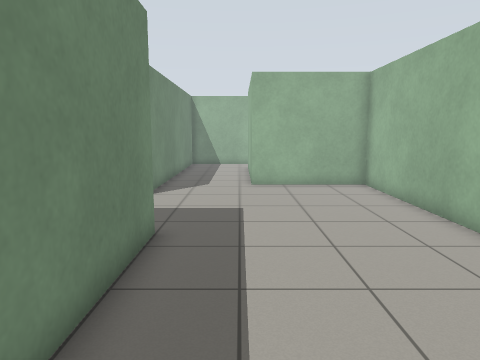
view 1 (above)

16 first-person views from a walk through a Gazebo world. The camera is 1.2 m above the floor, tilts 8° down and sees 70° across. The floor is counted in squares, 0.5 m on a side. Each view is taken from the middle of a square. On the plan, view 1 faces up. The plan holds only what a view shows up to about 19 squares ahead; the rest is blank.

view 2
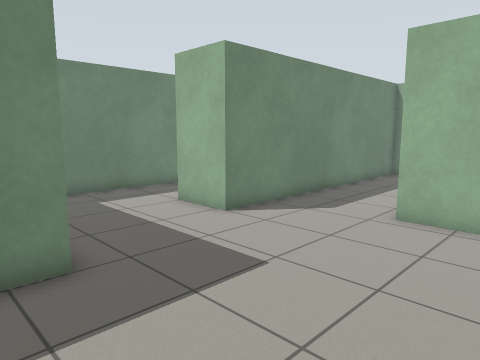

view 3
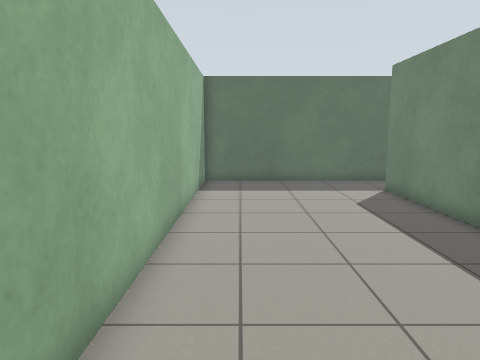

view 4
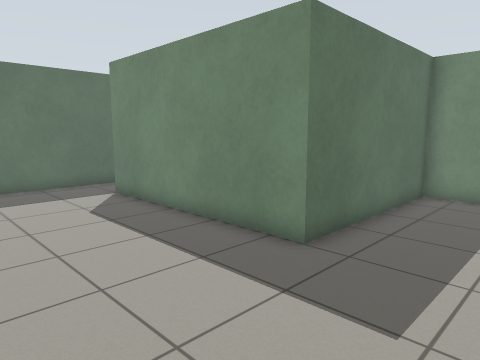

view 5
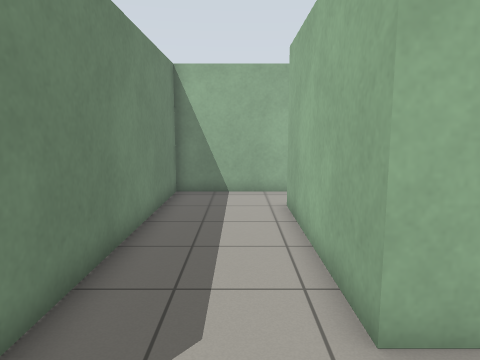

view 6
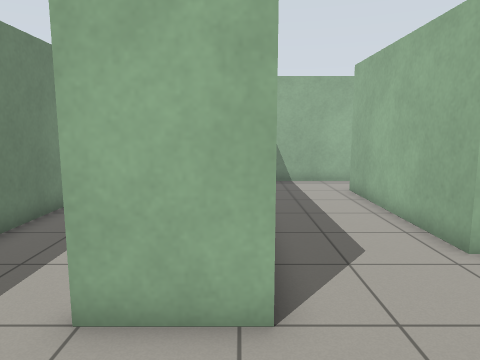

view 7
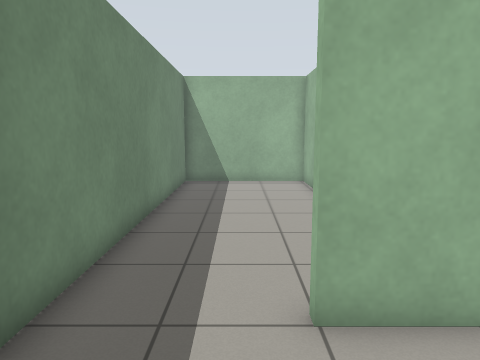

view 8
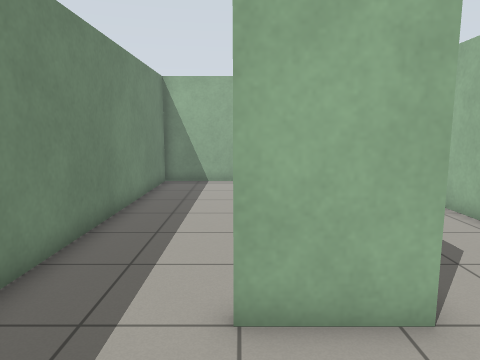

view 9
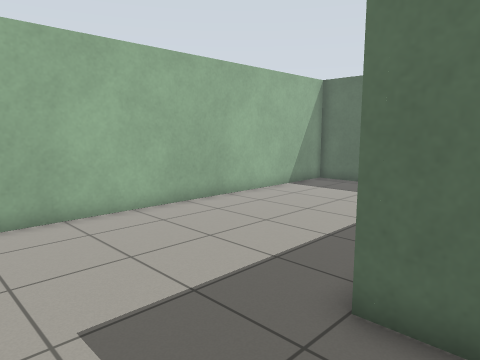

view 10
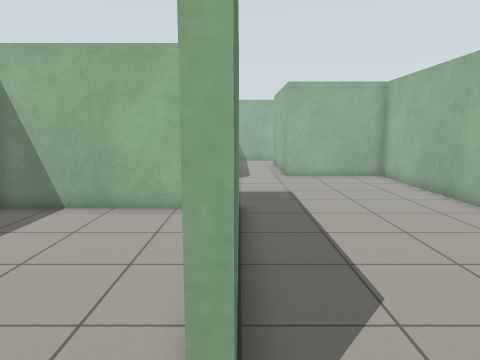

view 11
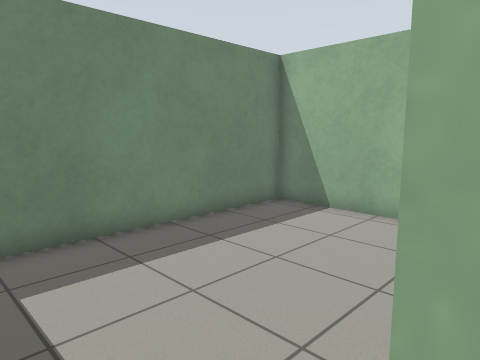

view 12
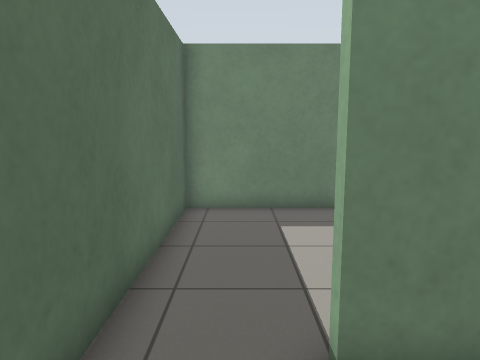

view 13
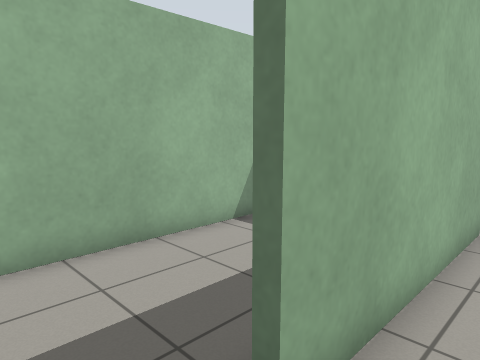

view 14
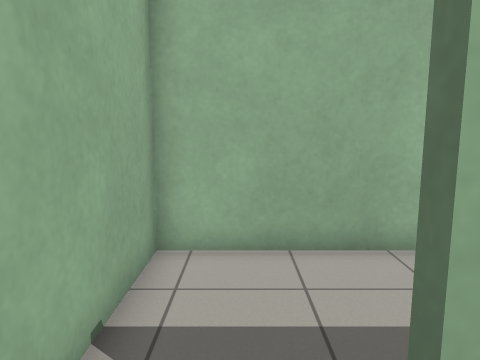

view 15
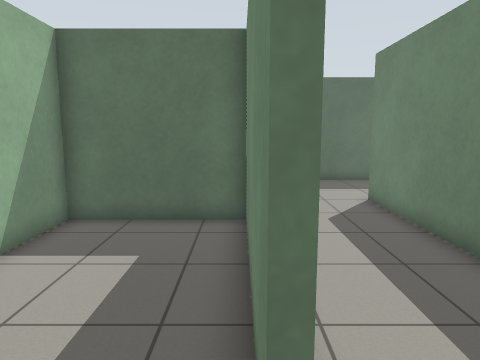

view 16
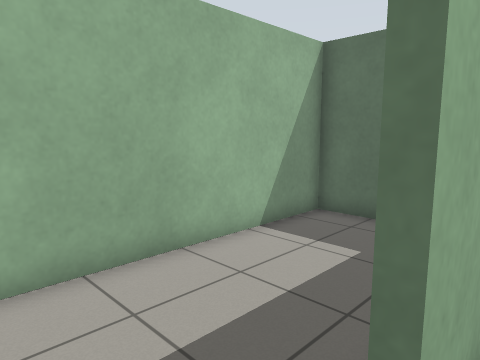

### Floor plan
Points are (right, up) in squares from view 1. A wall is a line through its corners. A room is listed if a view was taken in it or the views show most of it. See-through windows are left out.
Room 1 (views 1, 2, 3, 4, 5, 6, 7, 8, 9, 10, 11, 12, 13, 14, 16)
walls: (-9.7, 13.6) (-9.7, 7.9) (-2, 7.9) (-2, -1.1); (-2.5, -3.7) (5.7, -3.7) (5.7, 15.5) (0.5, 15.5) (0.5, 23.1); (0.6, 25.7) (-3.6, 25.7) (-3.6, 13) (-6.1, 13) (-6.1, 13.4)
ways out: opening at (1, 24.5) to room 2; opening at (-2, -2.5) to room 3; opening at (-8, 13) to room 4
Room 2 (view 15)
walls: (0.8, 23.1) (0.8, 15.8) (5.7, 15.8) (5.7, 25.7) (0.6, 25.7)
ways out: opening at (1, 24.5) to room 1
Room 3 (no view inside)
walls: (-3.7, 7.6) (-9.7, 7.6) (-9.7, -3.7) (-2.5, -3.7)
ways out: opening at (-2, -2.5) to room 1
Room 4 (no view inside)
walls: (-3.9, 23.4) (-3.9, 25.7) (-9.7, 25.7) (-9.7, 13.6)
ways out: opening at (-8, 13) to room 1

Where each view was taken, in squares from view 1:
view 1: 0 up, 0 right, facing up
view 2: 6 up, 4 right, facing up-left
view 3: 13 up, 4 right, facing down
view 4: 12 up, 4 right, facing down-left
view 5: 12 up, 1 left, facing up
view 6: 9 up, 4 left, facing up
view 7: 9 up, 7 left, facing up
view 8: 9 up, 6 left, facing up
view 9: 12 up, 4 left, facing down-right
view 10: 3 down, 2 left, facing up
view 11: 2 down, 2 left, facing up-left
view 12: 2 down, 1 right, facing left
view 13: 25 up, 1 left, facing down-right
view 14: 24 up, 1 left, facing right
view 15: 25 up, 1 right, facing down
view 16: 25 up, 0 right, facing down-right
